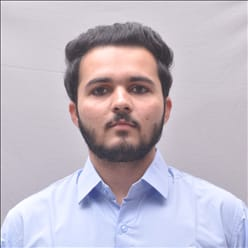
#> input picture my_photo.jpg, 248 x 248 px
$ jupyter execute diffrent_type_of_blur.ipynb
#> lines starting #> are read from the running program, lines starting #| are printed output that depends on the picture
[cell 1]
# applying diffrent type of blur effect

import cv2
import matplotlib.pyplot as plt

img = cv2.imread('my_photo.jpg')
#> img is the input picture: shape (248, 248, 3); mean B, G, R 195.9, 184.3, 192
img = cv2.cvtColor(img,cv2.COLOR_BGR2RGB)

box = cv2.blur(img,(10,10))
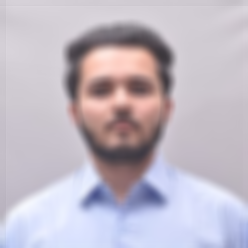
#> box: shape (248, 248, 3); mean R, G, B 192.3, 184.5, 196.1

plt.subplot(1,2,1),plt.imshow(img),plt.title("source img"),plt.axis('off')
plt.subplot(1,2,2),plt.imshow(box),plt.title("Box Blur img"),plt.axis('off')
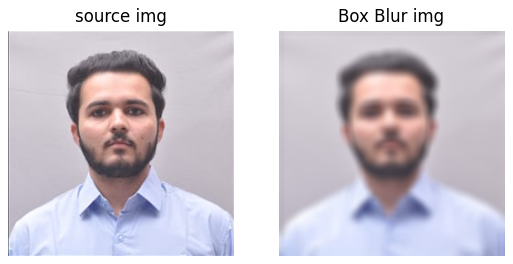
#> figure drawn by matplotlib, 2 panels

[cell 2]
# gaussian Blur

import cv2
import matplotlib.pyplot as plt

img = cv2.imread('my_photo.jpg')
img = cv2.cvtColor(img,cv2.COLOR_BGR2RGB)

gos = cv2.GaussianBlur(img,(-12,-12),10)
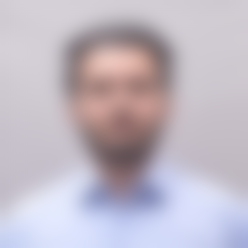
#> gos: shape (248, 248, 3); mean R, G, B 192.3, 184.5, 196.2


plt.subplot(1,2,1),plt.imshow(img),plt.title("source img"),plt.axis('off')
plt.subplot(1,2,2),plt.imshow(gos),plt.title("gaussian Blur img"),plt.axis('off')
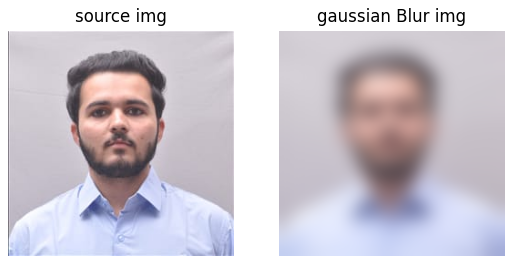
#> figure drawn by matplotlib, 2 panels

[cell 3]
# Median Blur

import cv2
import matplotlib.pyplot as plt

img = cv2.imread('my_photo.jpg')
img = cv2.cvtColor(img,cv2.COLOR_BGR2RGB)

median = cv2.medianBlur(img,5)  # we can take any positive odd number as number increse so effect increse

plt.subplot(1,2,1),plt.imshow(img),plt.title('Source_img'),plt.axis("off")
plt.subplot(1,2,2),plt.imshow(median),plt.title('Updated_img'),plt.axis("off")

[cell 4]
# All Blur Types

import cv2
import matplotlib.pyplot as plt

img = cv2.imread('my_photo.jpg')
img = cv2.cvtColor(img,cv2.COLOR_BGR2RGB)

# BOX EFFECT
box = cv2.blur(img,(10,10)) # you can take any positive integer , number increse so effect incerese

# Gaussian Blur
gass = cv2.GaussianBlur(img,(-10,-10),10)  # we can take any odd number as number incere effect incerese

# Meddian Blur
med = cv2.medianBlur(img,1) # we can take any positive odd number

plt.figure(figsize=(10,3))

plt.subplot(2,2,1),plt.imshow(img),plt.title("Source img"),plt.axis("off")
plt.subplot(2,2,2),plt.imshow(box),plt.title("Box Blur"),plt.axis("off")
plt.subplot(2,2,3),plt.imshow(gass),plt.title("Gaussian Blur"),plt.axis("off")
plt.subplot(2,2,4),plt.imshow(med),plt.title("Median Blur"),plt.axis("off")
